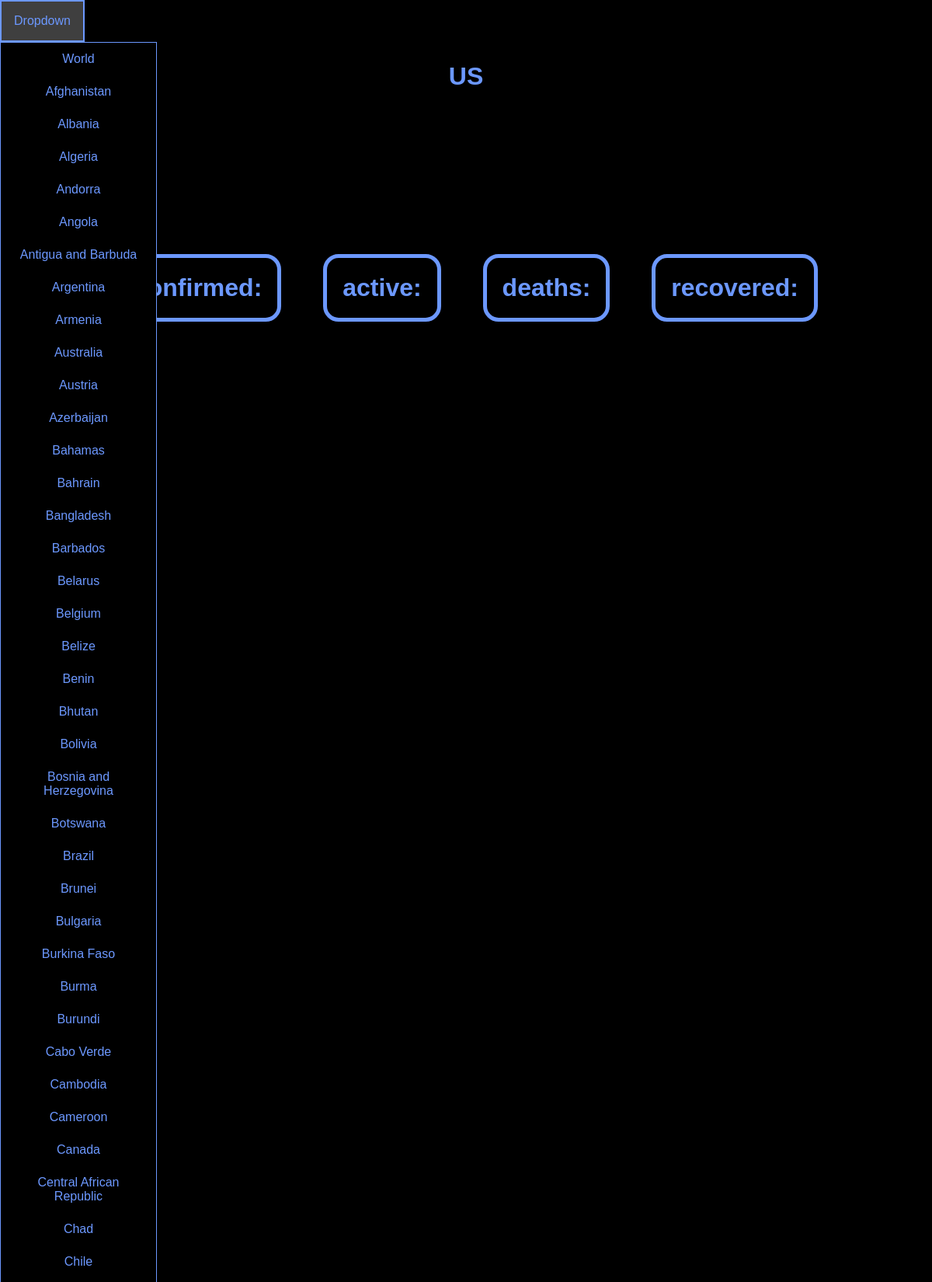
The page /lookup/US (upper part) on the database its author committed.
### worldnums/models.py (models this page shows)
class Country(models.Model):
    name = models.CharField(max_length=200)
    num = models.IntegerField()
    def __str__(self):
        return self.name
    class Meta:
        ordering = ('name',)

### worldnums/views.py (the view)
# urls.py: path('lookup/<name>', lookup_view)
def lookup_view(request, name):
    covid = Covid()
    obj = Country.objects.get(name__iexact=name.lower())
    print(obj)
    country = covid.get_status_by_country_id(obj.num)
    confirmed = country['confirmed']
    active = country['active']
    deaths = country['deaths']
    recovered = country['recovered']
    query = Country.objects.all()
    context = {
        'queryset': query,
        'obj': obj,
        'confirmed': confirmed,
        'active': active,
        'deaths': deaths,
        'recovered': recovered
               }
    return render(request, 'home/lookup.html', context)

### templates/home/lookup.html (shortened to what this page needs)
{% extends 'base.html' %}
{% load humanize %}
{% block content %}
<div class="container">
    <h1 class="name">{{ obj.name }}</h1>
    <div class="box">
        <h1 class="item">confirmed: {{ confirmed | intcomma }}</h1>
        <h1 class="item">active: {{ active | intcomma }}</h1>
        <h1 class="item">deaths: {{ deaths | intcomma }}</h1>
        <h1 class="item">recovered: {{ recovered | intcomma }}</h1>
    </div>
</div>
{% endblock %}

### templates/base.html (shortened to what this page needs)
{% load static %}
<!DOCTYPE html>
<html lang="en">
<head>
    <link rel="stylesheet" href="{% static 'files/css/style.css' %}">
</head>
<body>
    {% include 'nav.html' %}
    {% block content %}
    {% endblock %}
</body>
</html>

### templates/nav.html
<nav>
    <div class="dropdown">
        <button class="dropbtn">Dropdown</button>
        <div class="dropdown-content">
            <a href="/">World</a>
            {% for country in queryset %}
            <a href="/lookup/{{country}}">{{country}}</a>
            {% endfor %}
        </div>
    </div>
</nav>

### static/css/style.css (style rules this page uses)
* { font-family: Arial, Helvetica, sans-serif; margin: 0; padding: 0; }
body, html { background-color: black; color: rgb(108, 152, 255); }
.dropbtn { background-color: black; color: rgb(108, 152, 255); padding: 16px; font-size: 16px; border: 2px solid rgb(108, 152, 255); }
.dropdown { display: inline-block; text-align: center; position: absolute; top: 0px; left: 0px; }
.dropdown-content { display: none; position: absolute; background-color: black; min-width: 200px; border: 1px solid rgb(108, 152, 255); z-index: 1; }
.dropdown-content a { color: rgb(108, 152, 255); padding: 12px 16px; text-decoration: none; display: block; }
.container { text-align: center; }
.name { margin-top: 10vh; }
.box { width: 80%; margin: auto; margin-top: 200px; display: flex; justify-content: space-around; flex-wrap: wrap; }
.item { padding: 20px; margin: 10px; border: 5px solid rgb(108, 152, 255); background-color: black; color: rgb(108, 152, 255); border-radius: 20px; }

### rows shown on the page
Country: name "Afghanistan"
Country: name "Albania"
Country: name "Algeria"
Country: name "Andorra"
Country: name "Angola"
Country: name "Antigua and Barbuda"
Country: name "Argentina"
Country: name "Armenia"
Country: name "Australia"
Country: name "Austria"
Country: name "Azerbaijan"
Country: name "Bahamas"
Country: name "Bahrain"
Country: name "Bangladesh"
Country: name "Barbados"
Country: name "Belarus"
Country: name "Belgium"
Country: name "Belize"
Country: name "Benin"
Country: name "Bhutan"
Country: name "Bolivia"
Country: name "Bosnia and Herzegovina"
Country: name "Botswana"
Country: name "Brazil"
Country: name "Brunei"
Country: name "Bulgaria"
Country: name "Burkina Faso"
Country: name "Burma"
Country: name "Burundi"
Country: name "Cabo Verde"
Country: name "Cambodia"
Country: name "Cameroon"
Country: name "Canada"
Country: name "Central African Republic"
Country: name "Chad"
Country: name "Chile"
Country: name "US"
